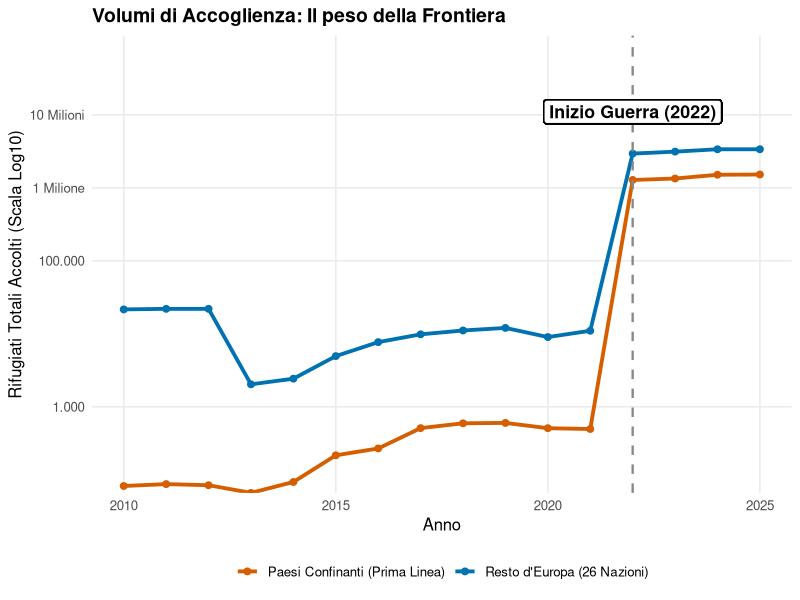
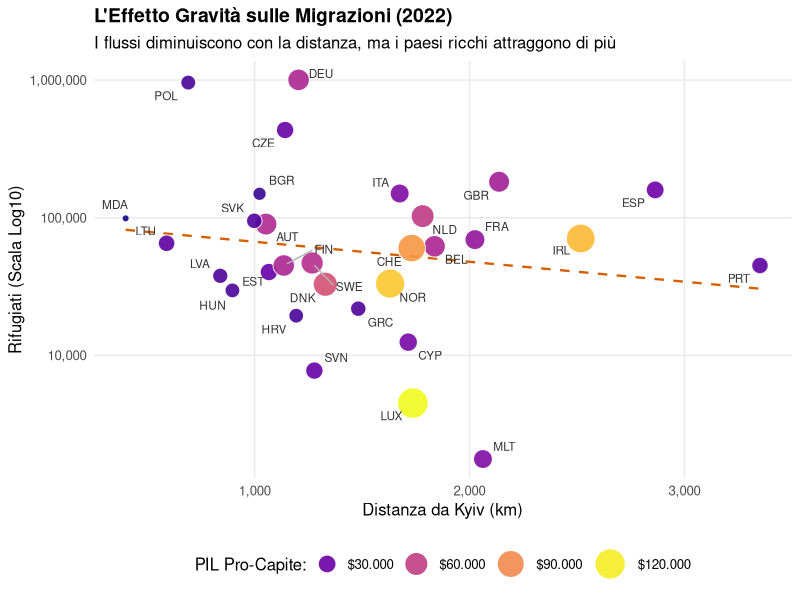
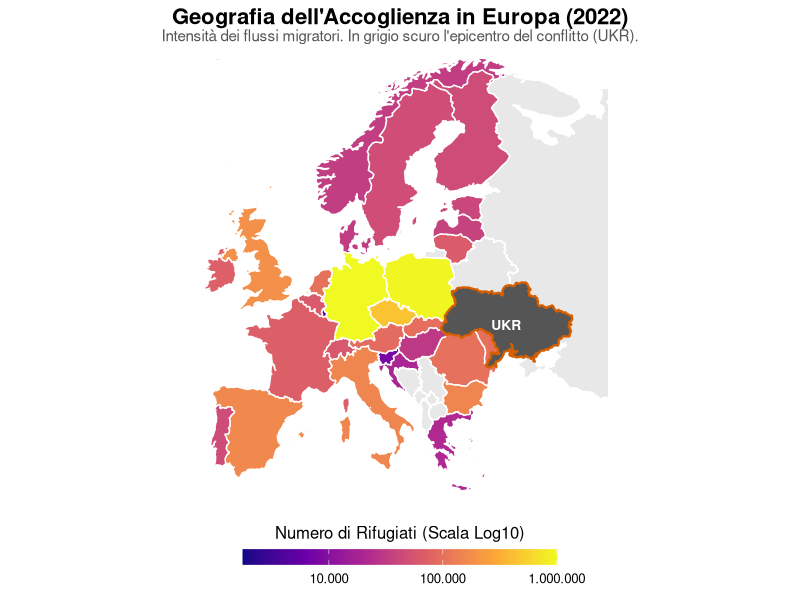
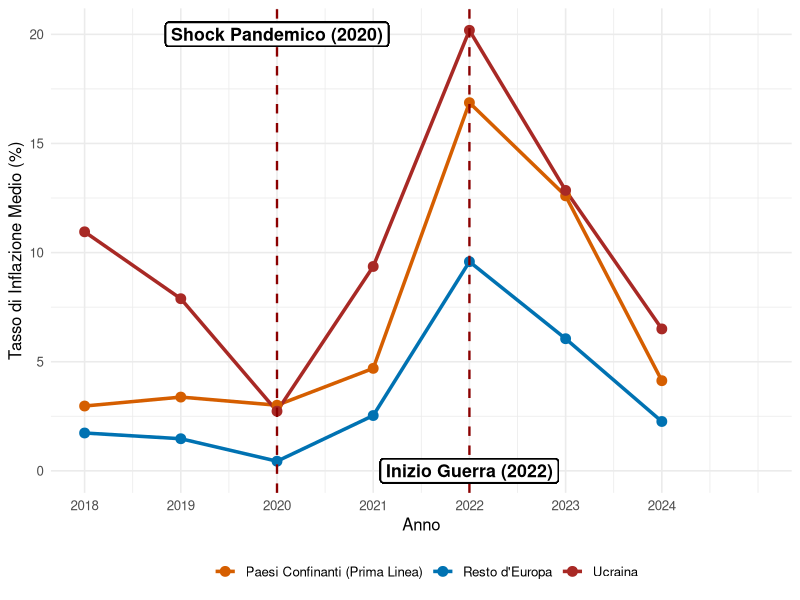
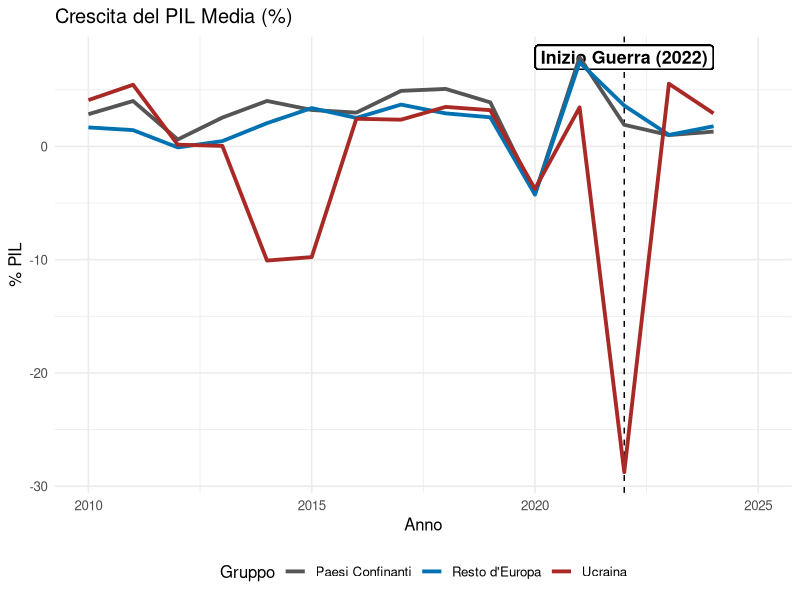

Write R code to recreate these figures, in order.
## ---- chunk 1
#| echo: false
#| message: false
#| warning: false
library(tidyverse)
library(knitr)
library(kableExtra)
library(here)

# Caricamento del dataset (Assicurati che il percorso sia corretto)
master_data <- read_csv(here("DATA/PROCESSED/master_dataset_ukraine.csv"))
df <- read_csv(here("DATA/PROCESSED/dataset_finale_integrato.csv"))
## ---- chunk 2
#| echo: false
#| message: false
#| warning: false

library(knitr)
library(kableExtra)
library(dplyr)

codebook_data <- data.frame(
  Categoria = c("Target (Y)", "Push (X1)", "Pull (X2)", "Friction (X3)", 
                "Macro Shock", "Macro Shock", "Controllo", "Controllo"),
  Variabile = c("Refugees", "Total_Fatalities", "GDP_per_capita", "Dist_km", 
                "crescita_pil", "inflazione", "Periodo", "Confine"),
  Descrizione = c("Flussi rifugiati ucraini", "Intensità conflitto (vittime)", 
                  "Ricchezza paese destinaz.", "Distanza lineare da Kyiv", 
                  "Variazione % PIL reale", "Variazione % prezzi",
                  "Fasi: 2010-13, 14-21, 22-24", "Dummy contiguità (1/0)"),
  Fonte = c("UNHCR", "ACLED", "World Bank", "CEPII", "World Bank", "World Bank", "-", "-")
)

kable(codebook_data, format = "latex", booktabs = TRUE) %>%
  kable_styling(
    latex_options = c("hold_position"),
    font_size = 6
  ) %>%
  column_spec(1, bold = TRUE)
## ---- chunk 3
#| echo: false
#| warning: false
#| message: false

library(tidyverse)
library(knitr)
library(kableExtra)

# Usiamo il dataset definitivo
# (Assicurati che 'df' o 'dataset_finale' sia caricato in memoria)
stats_by_year <- df %>%
  filter(Year >= 2018 & Year <= 2024) %>%
  group_by(Year) %>%
  summarise(
    Tot_Rif = sum(Refugees, na.rm = TRUE),
    Vittime = max(Total_Fatalities, na.rm = TRUE), # max perché è costante per anno
    Infl_Media = mean(inflazione, na.rm = TRUE)
  ) %>%
  mutate(across(where(is.numeric), ~round(., 1)))

# Tabella professionale con 4 colonne
kable(stats_by_year, format = "latex", booktabs = TRUE, 
      col.names = c("Anno", "Tot. Rifugiati", "Vittime Guerra", "Inflazione Media (%)")) %>%
  kable_styling(latex_options = c("striped", "hold_position"), font_size = 8) %>%
  # Evidenziamo la riga del 2022 (quarta riga se partiamo dal 2018)
  row_spec(5, bold = TRUE, background = "#F2F2F2")
## ---- chunk 4
#| echo: false
#| warning: false
#| message: false
#| fig-align: "center"
#| out-width: "85%"
#| fig-height: 4.2

library(tidyverse)
library(scales)
library(here)

# Carichiamo il dataset unico
df <- read_csv(here("DATA/PROCESSED/dataset_finale_integrato.csv"))

# Creiamo i gruppi e calcoliamo la SOMMA dei rifugiati
df_flussi <- df %>%
  filter(iso3 != "UKR") %>% # Escludiamo l'Ucraina (origine)
  mutate(Gruppo = if_else(iso3 %in% c("POL", "ROU", "SVK", "HUN", "MDA"), 
                          "Paesi Confinanti (Prima Linea)", 
                          "Resto d'Europa (26 Nazioni)")) %>%
  group_by(Year, Gruppo) %>%
  summarise(Totale_Rifugiati = sum(Refugees, na.rm = TRUE), .groups = "drop")

# Creiamo il grafico
ggplot(df_flussi, aes(x = Year, y = Totale_Rifugiati + 1, color = Gruppo)) +
  geom_line(linewidth = 1.3) +
  geom_point(size = 2) +
  
  # Linea dell'invasione
  geom_vline(xintercept = 2022, linetype = "dashed", color = "#888888", linewidth = 0.8) +
  geom_label(aes(x = 2022, y = 11000000, label = "Inizio Guerra (2022)"),
             size = 4.5, color = "black", fontface = "bold", fill = "white", label.size = 0.5) +
  
  # Scala Logaritmica
  scale_y_log10(
    breaks = c(1, 1000, 100000, 1000000, 10000000),
    labels = c("0", "1.000", "100.000", "1 Milione", "10 Milioni"),
    expand = expansion(mult = c(0, 0.2)) 
  ) +
  
  # Colori coordinati con l'analisi macroeconomica successiva
  scale_color_manual(values = c(
    "Paesi Confinanti (Prima Linea)" = "#D55E00", 
    "Resto d'Europa (26 Nazioni)" = "#0072B2"
  )) +
  
  theme_minimal(base_size = 12) +
  theme(
    legend.position = "bottom",
    legend.title = element_blank(), 
    plot.title = element_text(face = "bold", size = 14),
    panel.grid.minor = element_blank()
  ) +
  labs(
    title = "Volumi di Accoglienza: Il peso della Frontiera",
    x = "Anno",
    y = "Rifugiati Totali Accolti (Scala Log10)"
  )
## ---- chunk 5
#| fig-pos: "H"
#| fig-width: 8
#| fig-height: 5
#| out-width: "100%"
#| warning: false
#| message: false

library(ggplot2)
library(scales)
library(ggrepel)
library(dplyr)
library(tidyr) # Ci serve per la funzione drop_na()

master_data %>%
  # 1. Pulizia: Togliamo chi ha 0 rifugiati (evita log di 0) 
  filter(Year == 2022, Refugees > 0) %>%
  # E togliamo eventuali righe con dati mancanti per evitare i Warning
  drop_na(Dist_km, GDP_per_capita, Refugees) %>%
  
  ggplot(aes(x = Dist_km, y = Refugees)) +
  
  geom_smooth(method = "lm", se = FALSE, color = "#D55E00", linetype = "dashed", linewidth = 0.8) +
  
  # 2. Doppio mapping: Size E Fill dipendono entrambi dal PIL pro-capite
  geom_point(aes(size = GDP_per_capita, fill = GDP_per_capita), 
             shape = 21, color = "white", alpha = 0.9) +
  
  geom_text_repel(aes(label = iso3), 
                  size = 3, color = "#333333",
                  box.padding = 0.4, point.padding = 0.3, segment.color = "grey70") +
  
  # Formattazione assi pulita
  scale_y_log10(labels = comma) +
  scale_x_continuous(labels = comma) +
  
  # 3. Risoluzione errori formato numeri e unione legende
  # Diamo a entrambe le scale lo STESSO nome così R le unisce in una sola legenda
  scale_size_continuous(name = "PIL Pro-Capite:", 
                        range = c(2, 10), 
                        labels = dollar_format(prefix = "$", big.mark = ".", decimal.mark = ",")) +
  
  scale_fill_viridis_c(name = "PIL Pro-Capite:", 
                       option = "plasma", # Palette che va dal viola scuro al giallo chiaro
                       labels = dollar_format(prefix = "$", big.mark = ".", decimal.mark = ",")) +
  
  # Forziamo la legenda a combinare dimensione e colore nei pallini in basso
  guides(fill = guide_legend(), size = guide_legend()) +
  
  theme_minimal(base_size = 12) +
  theme(
    legend.position = "bottom",
    plot.title = element_text(face = "bold", size = 14),
    panel.grid.minor = element_blank()
  ) +
  labs(
    title = "L'Effetto Gravità sulle Migrazioni (2022)",
    subtitle = "I flussi diminuiscono con la distanza, ma i paesi ricchi attraggono di più",
    x = "Distanza da Kyiv (km)", 
    y = "Rifugiati (Scala Log10)"
  )
## ---- chunk 6
#| fig-pos: "H"
#| fig-width: 8
#| fig-height: 7
#| out-width: "100%"
#| message: false
#| warning: false

library(ggplot2)
library(sf)
library(rnaturalearth)
library(rnaturalearthdata)
library(dplyr)
library(scales)

# 1. Scarichiamo i confini dell'Europa
europe <- ne_countries(scale = "medium", returnclass = "sf", continent = "Europe")

# 2. Filtriamo i nostri dati per il 2022
map_data_2022 <- master_data %>% filter(Year == 2022)

# 3. Uniamo usando adm0_a3 (molto più affidabile di iso_a3 per i confini)
europe_data <- europe %>% 
  left_join(map_data_2022, by = c("adm0_a3" = "iso3"))

# 4. Disegniamo la mappa
ggplot(data = europe_data) +
  # Livello 1: Sfondo per tutti i paesi europei (grigio chiaro)
  geom_sf(fill = "#E8E8E8", color = "white", linewidth = 0.4) +
  
  # Livello 2: Coloriamo solo i paesi del nostro dataset con i rifugiati
  geom_sf(aes(fill = Refugees), color = "white", linewidth = 0.5) +
  
  # Livello 3: Evidenziamo l'Ucraina come "Epicentro" (grigio scuro, bordo rosso)
  geom_sf(data = europe_data %>% filter(adm0_a3 == "UKR"),
          fill = "#555555", color = "#D55E00", linewidth = 0.8) +
  geom_sf_text(data = europe_data %>% filter(adm0_a3 == "UKR"),
               aes(label = "UKR"), color = "white", size = 3.5, fontface = "bold") +
  
  # Inquadratura allargata per includere Portogallo, Scandinavia e Cipro
  coord_sf(xlim = c(-12, 45), ylim = c(34, 71), expand = FALSE) +
  
  # Scala colori "Plasma" con legenda orizzontale formattata
  scale_fill_viridis_c(
    option = "plasma", 
    trans = "log10", 
    labels = comma_format(big.mark = ".", decimal.mark = ","),
    na.value = "transparent", # Lascia trasparire lo sfondo grigio
    name = "Numero di Rifugiati (Scala Log10)",
    guide = guide_colorbar(
      direction = "horizontal",
      barheight = unit(4, "mm"),
      barwidth = unit(80, "mm"),
      title.position = "top",
      title.hjust = 0.5
    )
  ) +
  
  # Tema mappa pulito
  theme_void(base_size = 12) +
  theme(
    legend.position = "bottom",
    legend.margin = margin(t = 10, b = 10),
    plot.title = element_text(face = "bold", size = 16, hjust = 0.5),
    plot.subtitle = element_text(size = 11, hjust = 0.5, color = "#555555", margin = margin(b = 10)),
  ) +
  labs(
    title = "Geografia dell'Accoglienza in Europa (2022)",
    subtitle = "Intensità dei flussi migratori. In grigio scuro l'epicentro del conflitto (UKR)."
  )
## ---- chunk 7
#| echo: false
#| warning: false
#| message: false
#| fig-align: "center"
#| out-width: "85%"
#| fig-width: 8
#| fig-height: 4.2

library(tidyverse)
library(here)

df <- read_csv(here("DATA/PROCESSED/dataset_finale_integrato.csv"))

# Calcoliamo la media dell'inflazione per i TRE gruppi (inclusa Ucraina)
df_inflazione <- df %>%
  filter(Year >= 2018) %>%
  mutate(Gruppo = case_when(
    iso3 == "UKR" ~ "Ucraina",
    iso3 %in% c("POL", "ROU", "SVK", "HUN", "MDA") ~ "Paesi Confinanti (Prima Linea)", 
    TRUE ~ "Resto d'Europa"
  )) %>%
  group_by(Year, Gruppo) %>%
  summarise(Media_Inflazione = mean(inflazione, na.rm = TRUE), .groups = 'drop')

# Creiamo il grafico
ggplot(df_inflazione, aes(x = Year, y = Media_Inflazione, color = Gruppo)) +
  geom_line(linewidth = 1.2) +
  geom_point(size = 3) +
  geom_vline(xintercept = 2022, linetype = "dashed", color = "darkred", linewidth = 0.8) +
  geom_vline(xintercept = 2020, linetype = "dashed", color = "darkred", linewidth = 0.8) +
    geom_label(
    aes(x = 2022, y = 0), label = "Inizio Guerra (2022)", na.rm = TRUE,
    size = 4.5, color = "black", fontface = "bold", fill = "white", label.size = 0.5,
    inherit.aes = FALSE
  ) + 
  geom_label(
    aes(x = 2020, y = 20), label = "Shock Pandemico (2020)", na.rm = TRUE,
    size = 4.5, color = "black", fontface = "bold", fill = "white", label.size = 0.5,
    inherit.aes = FALSE
  ) +
  scale_color_manual(values = c(
    "Ucraina" = "#A82925",                           # Rosso scuro (Epicentro)
    "Paesi Confinanti (Prima Linea)" = "#D55E00",    # Arancione (Frontiera)
    "Resto d'Europa" = "#0072B2"                     # Blu (Periferia/Resto)
  )) +
  scale_x_continuous(breaks = 2018:2024) +
  labs(
    y = "Tasso di Inflazione Medio (%)",
    x = "Anno",
    color = ""
  ) +
  theme_minimal(base_size = 12) +
  theme(legend.position = "bottom")
## ---- chunk 8
#| echo: false
#| message: false
#| warning: false

library(tidyverse)
library(here)

# Carichiamo il dataset unico
df <- read_csv(here("DATA/PROCESSED/dataset_finale_integrato.csv"))

# Creiamo le categorie per il confronto
df_groups <- df %>%
  mutate(Gruppo = case_when(
    iso3 == "UKR" ~ "Ucraina",
    iso3 %in% c("POL", "ROU", "SVK", "HUN", "MDA") ~ "Paesi Confinanti",
    TRUE ~ "Resto d'Europa"
  )) %>%
  # Calcoliamo le medie per gruppo per ogni anno
  group_by(Year, Gruppo, periodo) %>%
  summarise(
    crescita_pil = mean(crescita_pil, na.rm = TRUE),
    inflazione = mean(inflazione, na.rm = TRUE),
    .groups = "drop"
  )
## ---- chunk 9
ggplot(df_groups, aes(x = Year, y = crescita_pil, color = Gruppo)) +
  geom_vline(xintercept = 2022, linetype = "dashed", color = "black") + 
  geom_label(aes(x = 2022, y = max(df_groups$crescita_pil, na.rm = TRUE), label = "Inizio Guerra (2022)"),
             size = 4.5, color = "black", fontface = "bold", fill = "white", label.size = 0.5) +
  geom_line(linewidth = 1.3) +
  scale_color_manual(values = c(
    "Ucraina" = "#A82925",          # Rosso Unibo
    "Paesi Confinanti" = "#555555", # Grigio scuro
    "Resto d'Europa" = "#0072B2"    # Blu accademico
  )) +
  theme_minimal(base_size = 12) +
  labs(title = "Crescita del PIL Media (%)", x = "Anno", y = "% PIL") +
  theme(legend.position = "bottom")
## ---- chunk 10
#| echo: false
#| message: false
#| warning: false

library(tidyverse)
library(knitr)
library(kableExtra)

# Prepariamo i dati filtrando i periodi di interesse
df_stats <- df %>%
  filter(periodo %in% c("Pre-guerra", "Post-guerra")) %>%
  mutate(Gruppo = case_when(
    iso3 == "UKR" ~ "UKR",
    iso3 %in% c("POL", "ROU", "SVK", "HUN", "MDA") ~ "Conf.",
    TRUE ~ "Resto"
  )) %>%
  group_by(Gruppo, periodo) %>%
  summarise(
    Media = mean(crescita_pil, na.rm = TRUE),
    SD = sd(crescita_pil, na.rm = TRUE),
    Min = min(crescita_pil, na.rm = TRUE),
    Max = max(crescita_pil, na.rm = TRUE),
    .groups = "drop"
  )

kable(df_stats, format = "latex", booktabs = TRUE, digits = 1) %>%
  kable_styling(latex_options = c("striped", "scale_down"), font_size = 6) %>%
  column_spec(3, bold = TRUE, color = ifelse(df_stats$Media < 0, "red", "black"))
## ---- chunk 11
#| echo: false
#| message: false
#| warning: false

df_stats_infl <- df %>%
  filter(periodo %in% c("Pre-guerra", "Post-guerra")) %>%
  mutate(Gruppo = case_when(
    iso3 == "UKR" ~ "UKR",
    iso3 %in% c("POL", "ROU", "SVK", "HUN", "MDA") ~ "Conf.",
    TRUE ~ "Resto"
  )) %>%
  group_by(Gruppo, periodo) %>%
  summarise(
    Media = mean(inflazione, na.rm = TRUE),
    SD = sd(inflazione, na.rm = TRUE),
    Min = min(inflazione, na.rm = TRUE),
    Max = max(inflazione, na.rm = TRUE),
    .groups = "drop"
  )

kable(df_stats_infl, format = "latex", booktabs = TRUE, digits = 1) %>%
  kable_styling(latex_options = c("striped", "scale_down"), font_size = 6)
## ---- chunk 12
#| echo: false
#| message: false
#| warning: false

library(knitr)
library(kableExtra)

# Creiamo il dataframe con le specifiche del modello
variabili_df <- data.frame(
  Variabile = c("$Y_{it}$", "$R_{it}$", "$C_i$", "$T_t$", "$C_i \\times T_t$", 
                "$R_{it} \\times T_t$", "$INF_{it}$", "$FAT_{it}$", "$\\epsilon_{it}$"),
  Descrizione = c("PIL pro capite (USD correnti)", "Numero rifugiati ucraini", 
                  "Dummy paesi confinanti (1/0)", "Dummy post-guerra ($t \\ge 2022$)", 
                  "Interazione: confinanza $\\times$ post", "Interazione: rifugiati $\\times$ post", 
                  "Tasso di inflazione (\\%)", "Vittime totali di conflitto", "Termine di errore"),
  Tipo = c("Continua", "Continua", "Dummy", "Dummy", "Interazione", 
           "Interazione", "Continua", "Continua", "-"),
  Fonte = c("World Bank", "UNHCR", "-", "-", "-", "-", "World Bank", "ACLED", "-")
)

# Generiamo la tabella compatta
kable(variabili_df, format = "latex", booktabs = TRUE, escape = FALSE, align = "clcc") %>%
  kable_styling(latex_options = c("striped", "scale_down"), font_size = 7) %>%
  row_spec(0, bold = TRUE)
## ---- chunk 13
#| echo: false
#| message: false
#| warning: false

library(knitr)
library(kableExtra)

conf_post <- df |> 
  filter(iso3 %in% c("POL", "ROU", "SVK", "HUN", "MDA"),
         periodo == "Post-guerra") |> 
  pull(GDP_per_capita)

nonconf_post <- df |> 
  filter(!iso3 %in% c("POL", "ROU", "SVK", "HUN", "MDA", "UKR"),
         periodo == "Post-guerra") |> 
  pull(GDP_per_capita)

test_pil <- t.test(conf_post, nonconf_post, var.equal = FALSE)

data.frame(
  ` ` = c("Media Confinanti", "Media Non Confinanti", "Differenza", 
           "t-statistic", "Gradi libertà", "p-value", "IC 95% inf", "IC 95% sup"),
  Valore = c(
    round(mean(conf_post, na.rm = TRUE), 1),
    round(mean(nonconf_post, na.rm = TRUE), 1),
    round(mean(conf_post, na.rm = TRUE) - mean(nonconf_post, na.rm = TRUE), 1),
    round(test_pil$statistic, 4),
    round(test_pil$parameter, 1),
    round(test_pil$p.value, 4),
    round(test_pil$conf.int[1], 1),
    round(test_pil$conf.int[2], 1)
  )
) |>
  kable(format = "latex", booktabs = TRUE, 
        col.names = c("Statistica", "Valore"),
        align = "lc") |>
  kable_styling(latex_options = c("striped", "hold_position"), font_size = 8) |>
  row_spec(4:6, bold = TRUE)
## ---- chunk 14
#| echo: false
#| message: false
#| warning: false

conf_infl <- df |> 
  filter(iso3 %in% c("POL", "ROU", "SVK", "HUN", "MDA"),
         periodo == "Post-guerra") |> 
  pull(inflazione)

nonconf_infl <- df |> 
  filter(!iso3 %in% c("POL", "ROU", "SVK", "HUN", "MDA", "UKR"),
         periodo == "Post-guerra") |> 
  pull(inflazione)

test_infl <- t.test(conf_infl, nonconf_infl, var.equal = FALSE)

data.frame(
  ` ` = c("Media Confinanti", "Media Non Confinanti", "Differenza",
           "t-statistic", "Gradi libertà", "p-value", "IC 95% inf", "IC 95% sup"),
  Valore = c(
    round(mean(conf_infl, na.rm = TRUE), 2),
    round(mean(nonconf_infl, na.rm = TRUE), 2),
    round(mean(conf_infl, na.rm = TRUE) - mean(nonconf_infl, na.rm = TRUE), 2),
    round(test_infl$statistic, 4),
    round(test_infl$parameter, 1),
    round(test_infl$p.value, 4),
    round(test_infl$conf.int[1], 2),
    round(test_infl$conf.int[2], 2)
  )
) |>
  kable(format = "latex", booktabs = TRUE,
        col.names = c("Statistica", "Valore"),
        align = "lc") |>
  kable_styling(latex_options = c("striped", "hold_position"), font_size = 8) |>
  row_spec(4:6, bold = TRUE)
## ---- chunk 15
#| echo: false
#| message: false
#| warning: false

conf_pre <- df |> 
  filter(iso3 %in% c("POL", "ROU", "SVK", "HUN", "MDA"),
         periodo == "Pre-guerra") |> 
  pull(crescita_pil)

conf_post_pil <- df |> 
  filter(iso3 %in% c("POL", "ROU", "SVK", "HUN", "MDA"),
         periodo == "Post-guerra") |> 
  pull(crescita_pil)

rest_pre <- df |> 
  filter(!iso3 %in% c("POL", "ROU", "SVK", "HUN", "MDA", "UKR"),
         periodo == "Pre-guerra") |> 
  pull(crescita_pil)

rest_post <- df |> 
  filter(!iso3 %in% c("POL", "ROU", "SVK", "HUN", "MDA", "UKR"),
         periodo == "Post-guerra") |> 
  pull(crescita_pil)

test_conf  <- t.test(conf_pre, conf_post_pil, var.equal = FALSE)
test_resto <- t.test(rest_pre, rest_post, var.equal = FALSE)

data.frame(
  Gruppo = c("Confinanti", "Confinanti", "Confinanti",
             "Resto Europa", "Resto Europa", "Resto Europa"),
  Statistica = rep(c("t-statistic", "p-value", "Differenza media"), 2),
  Valore = c(
    round(test_conf$statistic, 4),
    round(test_conf$p.value, 4),
    round(mean(conf_pre, na.rm=TRUE) - mean(conf_post_pil, na.rm=TRUE), 2),
    round(test_resto$statistic, 4),
    round(test_resto$p.value, 4),
    round(mean(rest_pre, na.rm=TRUE) - mean(rest_post, na.rm=TRUE), 2)
  )
) |>
  kable(format = "latex", booktabs = TRUE, align = "llc") |>
  kable_styling(latex_options = c("striped", "hold_position"), font_size = 8) |>
  pack_rows("Confinanti: Pre vs Post-guerra", 1, 3) |>
  pack_rows("Resto Europa: Pre vs Post-guerra", 4, 6)
## ---- chunk 16
#| echo: false
#| message: false
#| warning: false

library(knitr)
library(kableExtra)

variabili_df <- data.frame(
  Variabile = c("$Y_{it}$", "$\\Delta R_{it}$", "$C_i$", "$T_t$", 
                "$C_i \\times T_t$", "$\\Delta R_{it} \\times T_t$", 
                "$INF_{it}$", "$FAT_{it}$", "$1/Dist_i$", "$\\epsilon_{it}$"),
  Descrizione = c("PIL pro capite (USD correnti)", 
                  "Flusso migratorio annuo (\\textit{delta} rifugiati)",
                  "Dummy paesi confinanti (1/0)", 
                  "Dummy post-guerra ($t \\ge 2022$)", 
                  "Interazione: confinanza $\\times$ post-guerra",
                  "Interazione: flusso migratorio $\\times$ post-guerra", 
                  "Tasso di inflazione (\\%)", 
                  "Vittime totali di conflitto",
                  "Distanza inversa da Kyiv (effetto gravità)",
                  "Termine di errore"),
  Tipo = c("Continua", "Continua", "Dummy", "Dummy", 
           "Interazione", "Interazione", "Continua", "Continua", "Continua", "-"),
  Fonte = c("World Bank", "UNHCR", "-", "-", "-", "-", "World Bank", "ACLED", "CEPII", "-")
)

kable(variabili_df, format = "latex", booktabs = TRUE, escape = FALSE, align = "clcc") %>%
  kable_styling(latex_options = c("striped", "scale_down"), font_size = 6.5) %>%
  row_spec(0, bold = TRUE) %>%
  row_spec(c(2, 9), bold = TRUE)
## ---- chunk 17
#| echo: false
#| message: false
#| warning: false

library(broom)
library(knitr)
library(kableExtra)

df_model <- df |>
  filter(Year <= 2024, iso3 != "UKR") |>
  arrange(iso3, Year) |>
  group_by(iso3) |>
  mutate(delta_refugees = Refugees - lag(Refugees)) |>
  ungroup() |>
  mutate(
    inv_dist = 1 / Dist_km,
    C_i  = if_else(iso3 %in% c("POL", "ROU", "SVK", "HUN", "MDA"), 1, 0),
    T_t  = if_else(Year >= 2022, 1, 0),
    CxT  = C_i * T_t,
    DRxT = delta_refugees * T_t
  ) |>
  filter(!is.na(delta_refugees))

modello <- lm(
  GDP_per_capita ~ delta_refugees + C_i + T_t + CxT + DRxT +
                   inflazione + Total_Fatalities + inv_dist,
  data = df_model
)

s <- summary(modello)

tidy(modello, conf.int = TRUE) |>
  mutate(
    term = c("Intercetta",
             "$\\Delta R_{it}$",
             "$C_i$",
             "$T_t$",
             "$C_i \\times T_t$",
             "$\\Delta R_{it} \\times T_t$",
             "$INF_{it}$",
             "$FAT_{it}$",
             "$1/Dist_i$"),
    sig = case_when(
      p.value < 0.001 ~ "***",
      p.value < 0.01  ~ "**",
      p.value < 0.05  ~ "*",
      p.value < 0.1   ~ ".",
      TRUE            ~ ""
    )
  ) |>
  select(term, estimate, std.error, statistic, p.value, sig) |>
  mutate(across(where(is.numeric), \(x) round(x, 3))) |>
  kable(format = "latex", booktabs = TRUE, escape = FALSE,
        col.names = c("Variabile", "Stima", "Std. Error", "t-stat", "p-value", "")) |>
  kable_styling(latex_options = c("striped", "hold_position"), font_size = 7) |>
  row_spec(0, bold = TRUE) |>
  footnote(
    general = "Signif.: *** p$<$0.001,  ** p$<$0.01,  * p$<$0.05 . p$<$0.1",
    escape = FALSE,
    general_title = "",
    footnote_as_chunk = TRUE
  )
